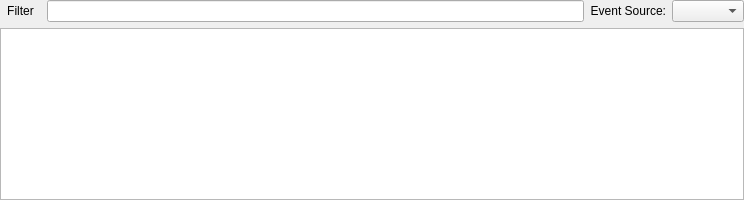
<?xml version="1.0" encoding="UTF-8"?>
<ui version="4.0">
 <class>TimeLineWidget</class>
 <widget class="QWidget" name="TimeLineWidget">
  <property name="geometry">
   <rect>
    <x>0</x>
    <y>0</y>
    <width>744</width>
    <height>200</height>
   </rect>
  </property>
  <property name="minimumSize">
   <size>
    <width>0</width>
    <height>200</height>
   </size>
  </property>
  <layout class="QVBoxLayout" name="verticalLayout" stretch="2,0">
   <property name="leftMargin">
    <number>0</number>
   </property>
   <property name="topMargin">
    <number>0</number>
   </property>
   <property name="rightMargin">
    <number>0</number>
   </property>
   <property name="bottomMargin">
    <number>0</number>
   </property>
   <item>
    <layout class="QHBoxLayout" name="horizontalLayout">
     <item>
      <widget class="QToolButton" name="timeLineEventFilterButton">
       <property name="toolTip">
        <string>Configure event filters</string>
       </property>
       <property name="text">
        <string>Filter</string>
       </property>
       <property name="icon">
        <iconset theme="view-filter">
         <normaloff>.</normaloff>.</iconset>
       </property>
       <property name="popupMode">
        <enum>QToolButton::InstantPopup</enum>
       </property>
       <property name="autoRaise">
        <bool>true</bool>
       </property>
      </widget>
     </item>
     <item>
      <widget class="QLineEdit" name="timeLineSearch">
       <property name="sizePolicy">
        <sizepolicy hsizetype="MinimumExpanding" vsizetype="Minimum">
         <horstretch>0</horstretch>
         <verstretch>0</verstretch>
        </sizepolicy>
       </property>
       <property name="toolTip">
        <string>&lt;html&gt;&lt;head/&gt;&lt;body&gt;&lt;p&gt;Search event timeline for threads by name or thread id.&lt;/p&gt;&lt;/body&gt;&lt;/html&gt;</string>
       </property>
      </widget>
     </item>
     <item>
      <widget class="QLabel" name="label_2">
       <property name="text">
        <string>Event Source:</string>
       </property>
       <property name="alignment">
        <set>Qt::AlignRight|Qt::AlignTrailing|Qt::AlignVCenter</set>
       </property>
      </widget>
     </item>
     <item>
      <widget class="QComboBox" name="timeLineEventSource"/>
     </item>
    </layout>
   </item>
   <item>
    <widget class="QTreeView" name="timeLineView">
     <property name="alternatingRowColors">
      <bool>true</bool>
     </property>
     <property name="rootIsDecorated">
      <bool>false</bool>
     </property>
     <property name="uniformRowHeights">
      <bool>true</bool>
     </property>
     <property name="itemsExpandable">
      <bool>false</bool>
     </property>
    </widget>
   </item>
  </layout>
 </widget>
 <resources/>
 <connections/>
</ui>
